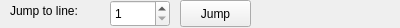
<?xml version="1.0" encoding="UTF-8"?>
<ui version="4.0">
 <class>JumpToLine</class>
 <widget class="QWidget" name="JumpToLine">
  <property name="geometry">
   <rect>
    <x>0</x>
    <y>0</y>
    <width>400</width>
    <height>28</height>
   </rect>
  </property>
  <property name="sizePolicy">
   <sizepolicy hsizetype="Fixed" vsizetype="Preferred">
    <horstretch>0</horstretch>
    <verstretch>0</verstretch>
   </sizepolicy>
  </property>
  <property name="windowTitle">
   <string>JumpToLine</string>
  </property>
  <widget class="QPushButton" name="btnJump">
   <property name="geometry">
    <rect>
     <x>180</x>
     <y>0</y>
     <width>71</width>
     <height>27</height>
    </rect>
   </property>
   <property name="text">
    <string>Jump</string>
   </property>
  </widget>
  <widget class="QLabel" name="label">
   <property name="geometry">
    <rect>
     <x>10</x>
     <y>0</y>
     <width>101</width>
     <height>21</height>
    </rect>
   </property>
   <property name="sizePolicy">
    <sizepolicy hsizetype="Fixed" vsizetype="Preferred">
     <horstretch>0</horstretch>
     <verstretch>0</verstretch>
    </sizepolicy>
   </property>
   <property name="text">
    <string>Jump to line:</string>
   </property>
  </widget>
  <widget class="QSpinBox" name="spinLine">
   <property name="geometry">
    <rect>
     <x>110</x>
     <y>0</y>
     <width>60</width>
     <height>27</height>
    </rect>
   </property>
   <property name="minimum">
    <number>1</number>
   </property>
  </widget>
 </widget>
 <resources/>
 <connections/>
</ui>
